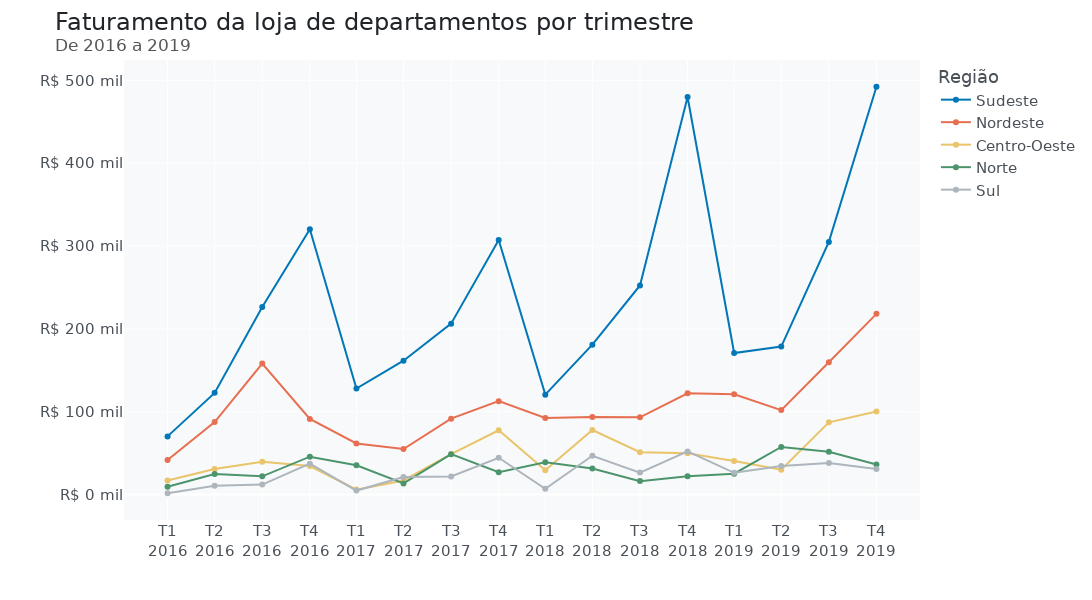

The notebook cell this image was saved under:
### Markdown cell above
# **3.4 - Personalizando o texto informativo (hover)**

### Code cell
# Dados ao passar o mouse
fig.update_traces(mode="markers+lines", hovertemplate = "<b>Período:</b> %{x} <br> <b>Faturamento:</b> %{y}")
fig.update_layout(hovermode="closest")    # para exibir apenas do dado que passamos o mouse
fig.update_layout(hovermode="x")          # para exibir todos os dados do período em cada linha 
fig.update_layout(hovermode="x unified")  # para exibir o resumo de todos os dados no período

fig.show()
